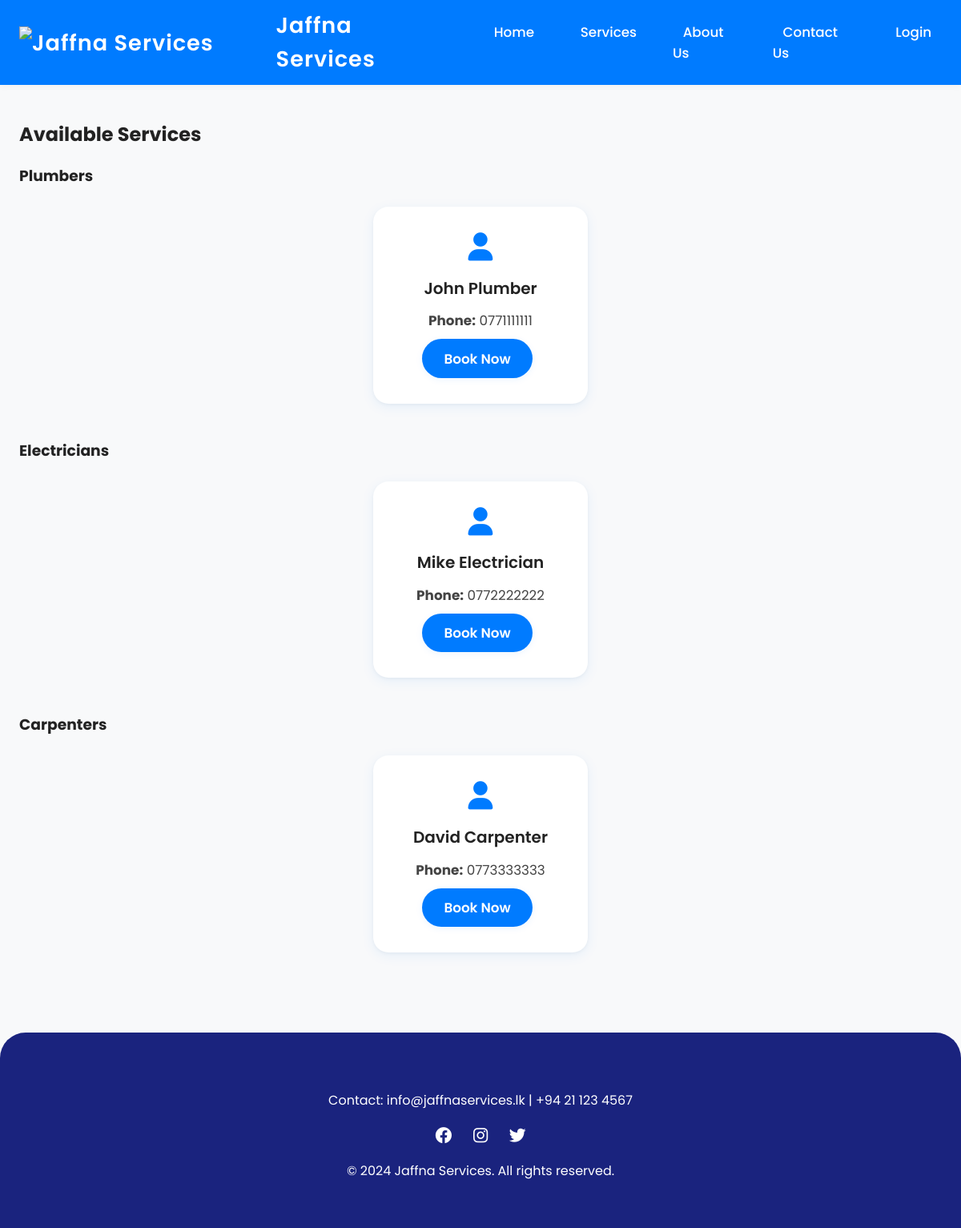
The app's page /service.php with its own data.
### tables this page shows
CREATE TABLE IF NOT EXISTS `servisors` (
    `id` int(11) NOT NULL AUTO_INCREMENT,
    `name` varchar(100) NOT NULL,
    `email` varchar(100) NOT NULL UNIQUE,
    `phone` varchar(20) NOT NULL,
    `password` varchar(255) NOT NULL,
    `service_type` enum('Plumber', 'Mason', 'Electrician', 'Carpenter', 'Technician') NOT NULL,
    `profile_image` varchar(255) DEFAULT NULL,
    `is_approved` tinyint(1) DEFAULT 0,
    `created_at` timestamp DEFAULT CURRENT_TIMESTAMP,
    PRIMARY KEY (`id`)
);

### service.php (the view, shortened to what this page needs)
<?php
include 'includes/header.php'; ?>
<?php include 'includes/db.php'; ?>
<main class="container">
<?php
if (isset($_GET['servisor_id'])) {
    $servisor_id = intval($_GET['servisor_id']);
    $stmt = $conn->prepare('SELECT * FROM servisors WHERE id = ? AND is_approved = 1');
    $stmt->bind_param('i', $servisor_id);
    $stmt->execute();
    $result = $stmt->get_result();
    if ($result && $result->num_rows > 0) {
        $servisor = $result->fetch_assoc();
        echo '<div class="card" style="max-width:600px;margin:2rem auto;">';
        if (!empty($servisor['profile_image'])) {
            echo '<img src="assets/img/servisors/' . htmlspecialchars($servisor['profile_image']) . '" alt="' . htmlspecialchars($servisor['name']) . '" style="width:100px;height:100px;border-radius:50%;object-fit:cover;margin-bottom:1rem;">';
        } else {
            echo '<i class="fa fa-user fa-3x" style="color:#007BFF;margin-bottom:1rem;"></i>';
        }
        echo '<h2>' . htmlspecialchars($servisor['name']) . '</h2>';
        echo '<span style="background:#007bff;color:white;padding:4px 12px;border-radius:8px;font-size:0.9em;margin-bottom:10px;display:inline-block;">' . htmlspecialchars($servisor['service_type']) . '</span>';
        echo '<p><strong>Phone:</strong> ' . htmlspecialchars($servisor['phone']) . '</p>';
        echo '<p><strong>Email:</strong> ' . htmlspecialchars($servisor['email']) . '</p>';
        echo '<a href="booking.php?servisor_id=' . $servisor['id'] . '" class="btn" style="margin-top: 10px;">Book This Servisor</a>';
        echo '</div>';
    } else {
        echo '<div class="card">Servisor not found or not approved.</div>';
    }
    $stmt->close();
} else {
    echo '<h2>Available Services</h2>';
    $service_types = ['Plumber', 'Mason', 'Electrician', 'Carpenter', 'Technician'];
    foreach ($service_types as $service_type) {
        $stmt = $conn->prepare('SELECT * FROM servisors WHERE service_type = ? AND is_approved = 1');
        $stmt->bind_param('s', $service_type);
        $stmt->execute();
        $result = $stmt->get_result();
        if ($result && $result->num_rows > 0) {
            echo '<h3>' . htmlspecialchars($service_type) . 's</h3>';
            echo '<div class="services-list">';
            while ($servisor = $result->fetch_assoc()) {
                echo '<div class="card" style="max-width:220px;text-decoration:none; margin-bottom: 20px;">';
                if (!empty($servisor['profile_image'])) {
                    echo '<img src="assets/img/servisors/' . htmlspecialchars($servisor['profile_image']) . '" alt="' . htmlspecialchars($servisor['name']) . '" style="width:70px;height:70px;border-radius:50%;object-fit:cover;margin-bottom:0.7rem;">';
                } else {
                    echo '<i class="fa fa-user fa-2x" style="color:#007BFF;margin-bottom:0.7rem;"></i>';
                }
                echo '<h3>' . htmlspecialchars($servisor['name']) . '</h3>';
                echo '<p><strong>Phone:</strong> ' . htmlspecialchars($servisor['phone']) . '</p>';
                echo '<a href="booking.php?servisor_id=' . $servisor['id'] . '" class="btn" style="margin-top: 10px;">Book Now</a>';
                echo '</div>';
            }
            echo '</div>';
        }
    }
}
?>
</main>
<?php include 'includes/footer.php'; ?>

### assets/css/style.css (style rules this page uses)
body { font-family: 'Poppins', 'Inter', Arial, sans-serif; margin: 0; padding: 0; background: #f8f9fa; color: #222; }
.container { max-width: 1200px; margin: 0 auto; padding: 1.5rem; }
.services-list { display: flex; flex-wrap: wrap; gap: 1.5rem; margin: 1.5rem 0; justify-content: center; }
.card { background: #fff; border-radius: 1.2rem; box-shadow: 0 4px 16px rgba(0,123,255,0.08), 0 1.5px 4px rgba(0,0,0,0.04); padding: 2rem 1.5rem 1.5rem 1.5rem; min-width: 220px; max-width: 320px; flex: 1 1 260px; display: flex; flex-direction: column; align-items: center; transition: box-shadow 0.2s, transform 0.2s; margin-bottom: 0.5rem; position: relative; }
.card i.fa { color: #007BFF; margin-bottom: 0.7rem; font-size: 2.2rem; }
.card h3 { margin: 0.5rem 0 0.3rem 0; font-size: 1.25rem; font-weight: 600; }
.card p { color: #444; font-size: 1.05rem; margin: 0.5rem 0 0 0; text-align: center; }
.btn { background: #007BFF; color: #fff; border: none; padding: 0.7rem 1.7rem; border-radius: 2rem; font-size: 1.05rem; cursor: pointer; margin: 0.5rem 0.5rem 0.5rem 0; transition: background 0.2s, box-shadow 0.2s; text-decoration: none; display: inline-block; font-weight: 600; box-shadow: 0 2px 8px rgba(0,123,255,0.08); }

### records on screen
servisors: name "John Plumber", phone "0771111111"
servisors: name "Mike Electrician", phone "0772222222"
servisors: name "David Carpenter", phone "0773333333"

### other values on screen
$service_type "Plumber"
$service_type "Electrician"
$service_type "Carpenter"
